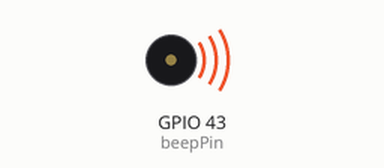
The sketch below on a simulated ESP32. On the bench: buzzer (waves = sounding).

Above: at 0.33 s.
At 2.5 s:
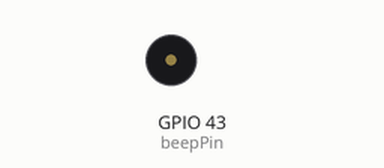
Timing chart, 0 to 5.4 s (numbered marks = the images above):
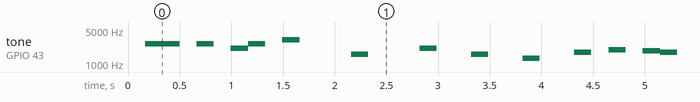

The sketch:

02._buzzer_melody_mario.ino
```cpp
/******************************************************************************************
 * FileName     : 02._buzzer_melody_mario
 * Description  : 부저를 이용하여 멜로디 내기(mario)
 * Author       : 이인정
 * Created Date : 2021.06.18
 * Reference    :
 * Modified     : 2021.06.18 : LIJ : 헤더 수정
 * Modified     : 2021.12.07 : LEH : 소스 크린징
******************************************************************************************/

#include "pitches.h"

#define beepPin D6 // GPIO 4
unsigned long previousButtonMillis = 0;
int melody_note[] = { NOTE_E7, NOTE_E7, 0, NOTE_E7, 0, NOTE_C7, NOTE_E7, 0, NOTE_G7, 0, 0, 0, NOTE_G6, 0, 0, 0, NOTE_C7, 0, 0, NOTE_G6, 0, 0, NOTE_E6, 0, 0, NOTE_A6, 0, NOTE_B6, 0, NOTE_AS6, NOTE_A6, 0, NOTE_G6, NOTE_E7, NOTE_G7, NOTE_A7, 0, NOTE_F7, NOTE_G7, 0, NOTE_E7, 0, NOTE_C7, NOTE_D7, NOTE_B6, 0, 0, NOTE_C7, 0, 0, NOTE_G6, 0, 0, NOTE_E6, 0, 0, NOTE_A6, 0, NOTE_B6, 0, NOTE_AS6, NOTE_A6, 0, NOTE_G6, NOTE_E7, NOTE_G7, NOTE_A7, 0, NOTE_F7, NOTE_G7, 0, NOTE_E7, 0, NOTE_C7, NOTE_D7, NOTE_B6, 0, 0 };
// 마리오 멜로디 입니다.
uint8_t noteDurations[]={ 12, 12, 12, 12, 12, 12, 12, 12, 12, 12, 12, 12, 12, 12, 12, 12, 12, 12, 12, 12, 12, 12, 12, 12, 12, 12, 12, 12, 12, 12, 12, 12, 9, 9, 9, 12, 12, 12, 12, 12, 12, 12, 12, 12, 12, 12, 12, 12, 12, 12, 12, 12, 12, 12, 12, 12, 12, 12, 12, 12, 12, 12, 12, 9, 9, 9, 12, 12, 12, 12, 12, 12, 12, 12, 12, 12, 12, 12, };
uint8_t melody_num = 0;
unsigned long beepTime = 0;


void setup() {
  Serial.begin(115200);
  ledcSetup(0,1E5,12);
  ledcAttachPin(beepPin,0);
}


void loop(){
  if (millis() - beepTime >= 2000/noteDurations[melody_num])
  {
    beepTime = millis();
    ledcWrite(0,0);
    ledcWriteTone(0,melody_note[melody_num]);
    melody_num++;
    if (melody_num == 50) {
      ledcWrite(0,0);
      melody_num = 0;
      beepTime = 0;
    }
  }
}

//=========================================================================================
//
// (주)한국공학기술연구원 http://et.ketri.re.kr
//
//=========================================================================================
```

pitches.h
```cpp
/*************************************************
 * Public Constants
 *************************************************/

#define NOTE_B0  31
#define NOTE_C1  33
#define NOTE_CS1 35
#define NOTE_D1  37
#define NOTE_DS1 39
#define NOTE_E1  41
#define NOTE_F1  44
#define NOTE_FS1 46
#define NOTE_G1  49
#define NOTE_GS1 52
#define NOTE_A1  55
#define NOTE_AS1 58
#define NOTE_B1  62
#define NOTE_C2  65
#define NOTE_CS2 69
#define NOTE_D2  73
#define NOTE_DS2 78
#define NOTE_E2  82
#define NOTE_F2  87
#define NOTE_FS2 93
#define NOTE_G2  98
#define NOTE_GS2 104
#define NOTE_A2  110
#define NOTE_AS2 117
#define NOTE_B2  123
#define NOTE_C3  131
#define NOTE_CS3 139
#define NOTE_D3  147
#define NOTE_DS3 156
#define NOTE_E3  165
#define NOTE_F3  175
#define NOTE_FS3 185
#define NOTE_G3  196
#define NOTE_GS3 208
#define NOTE_A3  220
#define NOTE_AS3 233
#define NOTE_B3  247
#define NOTE_C4  262
#define NOTE_CS4 277
#define NOTE_D4  294
#define NOTE_DS4 311
#define NOTE_E4  330
#define NOTE_F4  349
#define NOTE_FS4 370
#define NOTE_G4  392
#define NOTE_GS4 415
#define NOTE_A4  440
#define NOTE_AS4 466
#define NOTE_B4  494
#define NOTE_C5  523
#define NOTE_CS5 554
#define NOTE_D5  587
#define NOTE_DS5 622
#define NOTE_E5  659
#define NOTE_F5  698
#define NOTE_FS5 740
#define NOTE_G5  784
#define NOTE_GS5 831
#define NOTE_A5  880
#define NOTE_AS5 932
#define NOTE_B5  988
#define NOTE_C6  1047
#define NOTE_CS6 1109
#define NOTE_D6  1175
#define NOTE_DS6 1245
#define NOTE_E6  1319
#define NOTE_F6  1397
#define NOTE_FS6 1480
#define NOTE_G6  1568
#define NOTE_GS6 1661
#define NOTE_A6  1760
#define NOTE_AS6 1865
#define NOTE_B6  1976
#define NOTE_C7  2093
#define NOTE_CS7 2217
#define NOTE_D7  2349
#define NOTE_DS7 2489
#define NOTE_E7  2637
#define NOTE_F7  2794
#define NOTE_FS7 2960
#define NOTE_G7  3136
#define NOTE_GS7 3322
#define NOTE_A7  3520
#define NOTE_AS7 3729
#define NOTE_B7  3951
#define NOTE_C8  4186
#define NOTE_CS8 4435
#define NOTE_D8  4699
#define NOTE_DS8 4978
 
```

Measured:
- by itself, tone on GPIO 43 (beepPin): plays 2637 Hz for 0.33 s, 2637 Hz for 0.17 s, 2093 Hz for 0.17 s, 2637 Hz for 0.17 s, 3136 Hz for 0.17 s, 1568 Hz for 0.17 s … (373 notes in this stretch)
